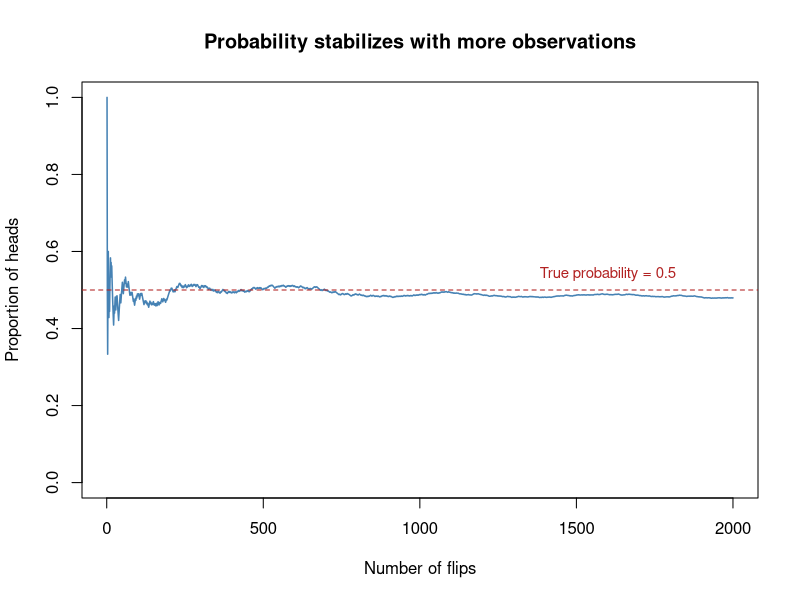
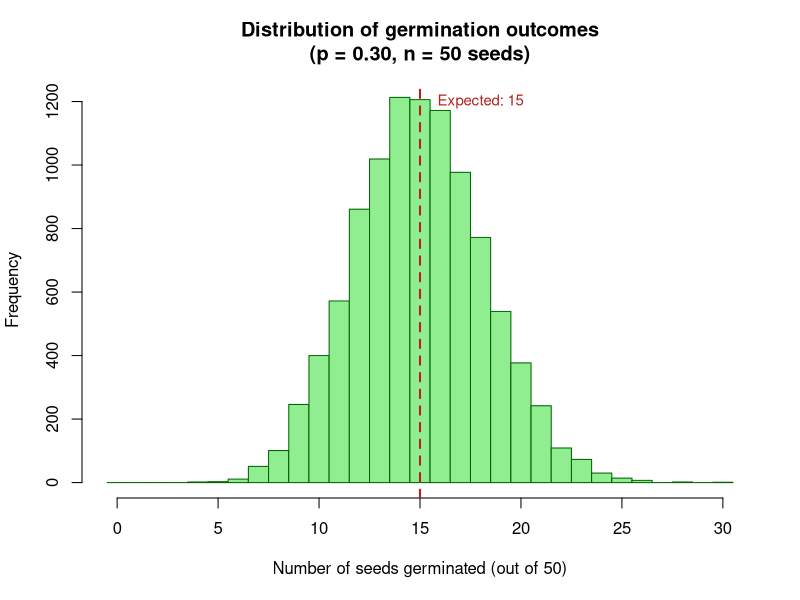
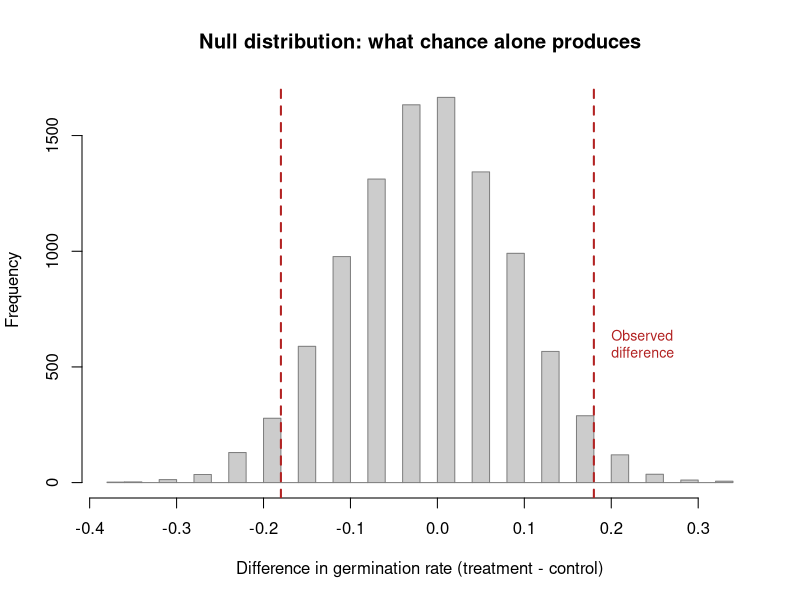

These figures' R source, in order:
## ---- chunk 1
set.seed(226)

# Flip a coin many times and track the running proportion of heads
n_flips <- 2000
flips <- sample(c("H", "T"), size = n_flips, replace = TRUE)
running_proportion <- cumsum(flips == "H") / (1:n_flips)

plot(1:n_flips, running_proportion,
     type = "l", col = "steelblue", lwd = 1.5,
     xlab = "Number of flips",
     ylab = "Proportion of heads",
     main = "Probability stabilizes with more observations",
     ylim = c(0, 1))
abline(h = 0.5, lty = 2, col = "firebrick")
text(n_flips * 0.8, 0.54, "True probability = 0.5", col = "firebrick", cex = 0.9)
## ---- chunk 2
# Simulated monitoring data
set.seed(42)
n_plants <- 200
survived <- sample(c(TRUE, FALSE), n_plants, replace = TRUE, prob = c(0.7, 0.3))
flowered <- ifelse(survived,
                   sample(c(TRUE, FALSE), sum(survived), replace = TRUE, prob = c(0.4, 0.6)),
                   FALSE)

plant_data <- data.frame(
  survived = survived,
  flowered = flowered
)

# Summarize the data
cat("Total plants tagged:", n_plants, "\n")
cat("Survived winter:", sum(survived), "\n")
cat("Flowered:", sum(flowered), "\n")
cat("Died and flowered:", sum(!survived & flowered), "(should be 0)\n")
## ---- chunk 3
# P(flowered): probability of flowering across ALL tagged plants
p_flower <- mean(plant_data$flowered)
cat("P(flowered) =", round(p_flower, 3), "\n")

# P(flowered | survived): probability of flowering GIVEN survival
p_flower_given_survived <- mean(plant_data$flowered[plant_data$survived])
cat("P(flowered | survived) =", round(p_flower_given_survived, 3), "\n")
## ---- chunk 4
# Two independent events: flipping two separate coins
p_heads_coin1 <- 0.5
p_heads_coin2 <- 0.5
p_both_heads <- p_heads_coin1 * p_heads_coin2
cat("P(heads on both coins) =", p_both_heads, "\n")

# Two dependent events: survival across years
p_survive_yr1 <- 0.70
p_survive_yr2_given_yr1 <- 0.85  # higher because survivors are healthier
p_survive_both <- p_survive_yr1 * p_survive_yr2_given_yr1
cat("P(survive both years) =", p_survive_both, "\n")

# Compare: if we INCORRECTLY assumed independence
p_survive_yr2_marginal <- 0.70  # ignoring dependence
p_survive_both_wrong <- p_survive_yr1 * p_survive_yr2_marginal
cat("P(survive both years), assuming independence =", p_survive_both_wrong, "\n")
cat("Error from assuming independence:",
    round(p_survive_both - p_survive_both_wrong, 3), "\n")
## ---- chunk 5
set.seed(226)

# Simulate planting 50 seeds, 10000 times
n_seeds <- 50
p_germ <- 0.30
n_reps <- 10000

germination_counts <- rbinom(n_reps, size = n_seeds, prob = p_germ)

hist(germination_counts,
     breaks = seq(-0.5, max(germination_counts) + 0.5, by = 1),
     col = "lightgreen", border = "darkgreen",
     xlab = "Number of seeds germinated (out of 50)",
     ylab = "Frequency",
     main = "Distribution of germination outcomes\n(p = 0.30, n = 50 seeds)")
abline(v = n_seeds * p_germ, lty = 2, lwd = 2, col = "firebrick")
text(n_seeds * p_germ + 3, n_reps * 0.12, "Expected: 15", col = "firebrick", cex = 0.9)
## ---- chunk 6
# Compare simulation to the theoretical binomial distribution
theoretical_probs <- dbinom(0:n_seeds, size = n_seeds, prob = p_germ)

# Most likely outcomes
likely_range <- which(theoretical_probs > 0.01) - 1  # subtract 1 because index starts at 1
cat("Outcomes with >1% probability:", paste(range(likely_range), collapse = " to "), "\n")
cat("Expected value:", n_seeds * p_germ, "\n")
cat("Standard deviation:", round(sqrt(n_seeds * p_germ * (1 - p_germ)), 2), "\n")
## ---- chunk 7
# Our observed data
treatment <- c(rep(1, 22), rep(0, 28))  # 22 germinated out of 50
control   <- c(rep(1, 13), rep(0, 37))  # 13 germinated out of 50

# Combine into one dataset
germinated <- c(treatment, control)
group <- c(rep("treatment", 50), rep("control", 50))

# Observed difference in germination rates
obs_diff <- mean(germinated[group == "treatment"]) - mean(germinated[group == "control"])
cat("Observed difference in germination rate:", obs_diff, "\n")
## ---- chunk 8
set.seed(226)

n_perms <- 10000
perm_diffs <- numeric(n_perms)

for (i in 1:n_perms) {
  shuffled_group <- sample(group)  # randomly reassign labels
  perm_diffs[i] <- mean(germinated[shuffled_group == "treatment"]) -
                   mean(germinated[shuffled_group == "control"])
}

# Plot the null distribution
hist(perm_diffs,
     breaks = 40,
     col = "grey80", border = "grey50",
     xlab = "Difference in germination rate (treatment - control)",
     ylab = "Frequency",
     main = "Null distribution: what chance alone produces")
abline(v = obs_diff, col = "firebrick", lwd = 2, lty = 2)
abline(v = -obs_diff, col = "firebrick", lwd = 2, lty = 2)
text(obs_diff + 0.02, n_perms * 0.06, "Observed\ndifference",
     col = "firebrick", cex = 0.85, adj = 0)
## ---- chunk 9
# Two-sided p-value: proportion of permutations with |difference| >= |observed|
p_value <- mean(abs(perm_diffs) >= abs(obs_diff))
cat("p-value:", p_value, "\n")
## ---- chunk 10
summary_df <- data.frame(
  Concept = c("Null model",
              "Null distribution",
              "p-value"),
  Definition = c("A probability model representing 'no effect'",
                  "The distribution of outcomes under the null model",
                  "The probability of observing a result as extreme as ours, if the null model were true"),
  In_our_example = c("Treatment has no effect on germination",
                      "Histogram of differences from 10,000 random shuffles",
                      paste0(p_value, " of shuffled differences were as extreme as ours"))
)

knitr::kable(summary_df, col.names = c("Concept", "What it means", "In our example"),
             caption = "The three components of a statistical test")
